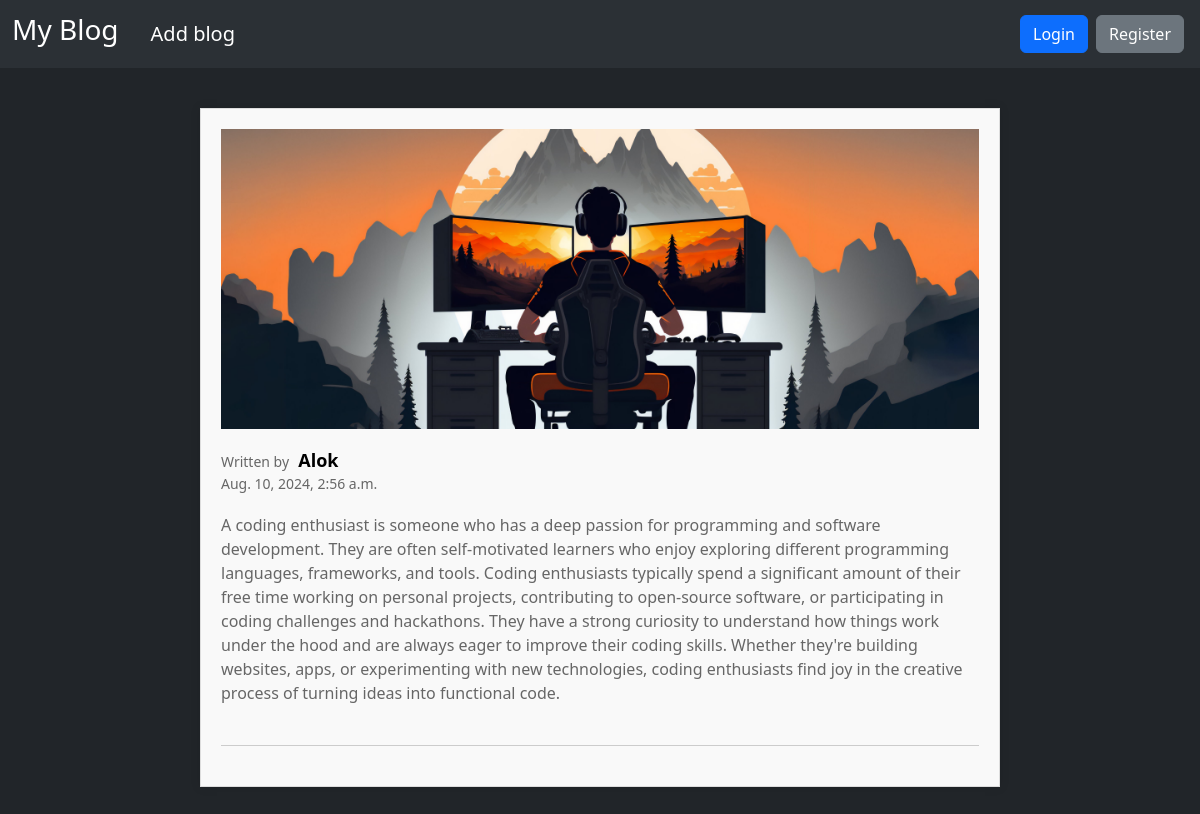
The app's page /1/show_blog/ with its own data.
### core/models.py (models this page shows, shortened)
class Blog(models.Model):
    user = models.ForeignKey(User,on_delete=models.CASCADE)
    title = models.CharField(max_length=100)
    image= models.ImageField(upload_to='images/')
    text = models.TextField(max_length=4000)
    date_time = models.DateTimeField(auto_now=True)

### core/views.py (the view)
# urls.py: path('<int:blog_id>/show_blog/',views.show_blog,name="show_blog"),
def show_blog(request ,blog_id):
    blog = get_object_or_404(Blog, pk=blog_id)
    return render(request, 'show_blog.html', {'blog': blog})

### core/templates/show_blog.html
{% extends "layout.html" %}
{% block main %}
<div class="blog-container">
        <div class="blog-post">
            <div class="blog-image">
                <img src="{{ blog.image.url }}" alt="blog image">
            </div>
            <div class="blog-info">
                <span>Written by</span>
                <h2>{{ blog.user.username }}</h2>
                <h6>{{ blog.date_time }}</h6>
            </div>
        <div class="blog-text">
            <p>{{ blog.text }}</p>
        </div>
    </div>
</div>
{% endblock %}

### templates/layout.html (shortened to what this page needs)
{% load static %}
<!DOCTYPE html>
<html lang="en" data-bs-theme="dark">
<head>
    <link href="https://cdn.jsdelivr.net/npm/bootstrap@5.3.3/dist/css/bootstrap.min.css" rel="stylesheet">
    <link rel="stylesheet" href="{% static 'style.css' %}">
</head>
<body>
    <nav class="navbar navbar-expand-lg bg-body-tertiary">
        <div class="container-fluid">
            <a class="navbar-brand" href="{% url 'home' %}"><h3>My Blog</h3></a>
            <a class="navbar-brand mx-3 " href="{% url 'create' %}">Add blog</a>
            <div class="ms-auto d-flex">
                {% block topnev %}
                {% if user.is_authenticated %}
                <h3 class='mx-3'>{{ request.user.username }}</h3>
                <form method="post" action="{% url 'logout'%}" class="d-flex">
                    {% csrf_token %}
                    <button class="btn btn-danger ms-1" type="submit">Logout</button>
                </form>
                {% else %}
                {% if request.path != '/accounts/login/' %}
                <a href="{% url 'login' %}" class="btn btn-primary mx-1">Login</a>
                {% endif %}
                <a href="{% url 'register' %}" class="btn btn-secondary mx-1">Register</a>
                {% endif %}
                {% endblock %}
            </div>
        </div>
    </nav>
    {% block main %}
    {% endblock %}
</body>
</html>

### static/style.css (style rules this page uses)
.blog-container { max-width: 800px; margin: 40px auto; padding: 20px; background-color: #f9f9f9; border: 1px solid #ddd; box-shadow: 0 0 10px rgba(0, 0, 0, 0.1); }
.blog-post { margin-bottom: 20px; padding-bottom: 20px; border-bottom: 1px solid #ccc; }
.blog-image { width: 100%; height: 300px; overflow: hidden; margin-bottom: 20px; }
.blog-image img { width: 100%; height: 100%; object-fit: cover; }
.blog-info { margin-bottom: 20px; }
.blog-info span { font-size: 14px; color: #666; margin-right: 5px; }
.blog-info h2 { font-size: 18px; font-weight: bold; margin-bottom: 5px; color: black; display: inline-block; margin-right: 10px; }
.blog-info h6 { font-size: 14px; color: #666; }
.blog-text { margin-bottom: 20px; }
.blog-text p { font-size: 16px; line-height: 1.5; color: #666; }

### records on screen
Blog: image (picture), user.username "Alok", date_time "Aug. 10, 2024, 2:56 a.m.", text "A coding enthusiast is someone who has a deep passion for programming and software development. They are often self-motivated learners who enjoy exploring different programming languages, frameworks, and tools. Coding enthusiasts typically spend a significant amount of their free time working on personal projects, contributing to open-source software, or participating in coding challenges and hackathons. They have a strong curiosity to understand how things work under the hood and are always eager to improve their coding skills. Whether they're building websites, apps, or experimenting with new technologies, coding enthusiasts find joy in the creative process of turning ideas into…"
